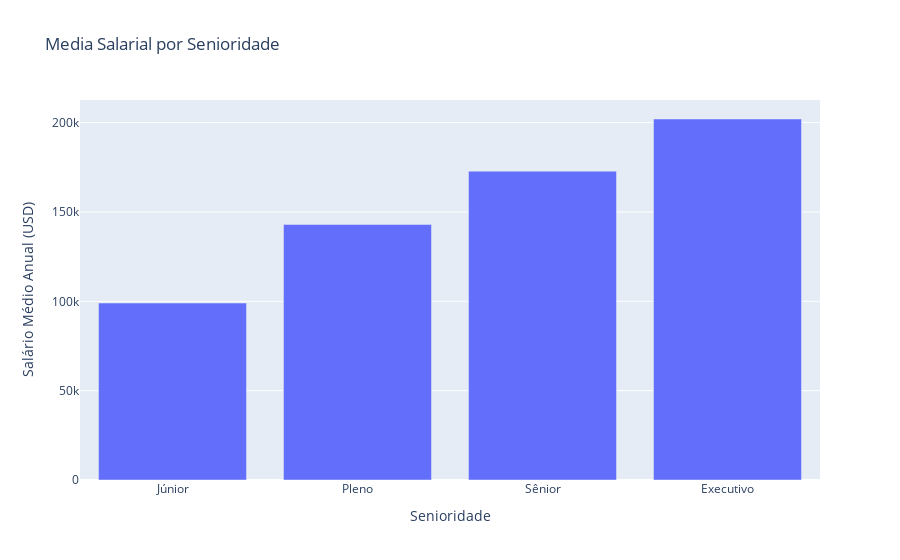

The notebook cell this image was saved under:
### Code cell
senioridade_media_salarial = df_limpo.groupby('senioridade')['usd'].mean().sort_values(ascending=False).reset_index() #reset index reseta os valores e pega so o nome da coluna

figura = px.bar(senioridade_media_salarial, 
                x='senioridade', 
                y='usd',
                title='Media Salarial por Senioridade',
                labels={'senioridade': 'Senioridade', 'usd': 'Salário Médio Anual (USD)'},
                category_orders={'senioridade': ['Júnior', 'Pleno', 'Sênior', 'Executivo']})
figura.show()

### Figure 1 — Plotly figure (JSON) as saved in the notebook; plotly's stock layout.template omitted (floating-point values rounded to 4 significant figures)
{"data": [{"hovertemplate": "Senioridade=%{x}<br>Salário Médio Anual (USD)=%{y}<extra></extra>", "legendgroup": "", "marker": {"color": "#636efa", "pattern": {"shape": ""}}, "name": "", "orientation": "v", "showlegend": false, "textposition": "auto", "type": "bar", "x": ["Executivo", "Sênior", "Pleno", "Júnior"], "xaxis": "x", "y": [202000.0, 172900.0, 143000.0, 99030.0], "yaxis": "y"}], "layout": {"barmode": "relative", "legend": {"tracegroupgap": 0}, "title": {"text": "Media Salarial por Senioridade"}, "xaxis": {"anchor": "y", "categoryarray": ["Júnior", "Pleno", "Sênior", "Executivo"], "categoryorder": "array", "domain": [0, 1], "title": {"text": "Senioridade"}}, "yaxis": {"anchor": "x", "domain": [0, 1], "title": {"text": "Salário Médio Anual (USD)"}}}}
